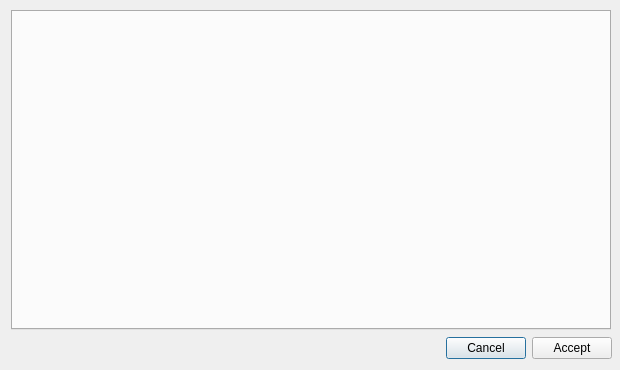
<?xml version="1.0" encoding="UTF-8"?>
<ui version="4.0">
 <class>ObjectsParamDialog</class>
 <widget class="QDialog" name="ObjectsParamDialog">
  <property name="geometry">
   <rect>
    <x>0</x>
    <y>0</y>
    <width>620</width>
    <height>370</height>
   </rect>
  </property>
  <property name="minimumSize">
   <size>
    <width>620</width>
    <height>370</height>
   </size>
  </property>
  <property name="maximumSize">
   <size>
    <width>620</width>
    <height>370</height>
   </size>
  </property>
  <property name="windowTitle">
   <string>Change current parametres:</string>
  </property>
  <widget class="QWidget" name="layoutWidget">
   <property name="geometry">
    <rect>
     <x>1</x>
     <y>-6</y>
     <width>621</width>
     <height>378</height>
    </rect>
   </property>
   <layout class="QVBoxLayout" name="verticalLayout">
    <property name="leftMargin">
     <number>10</number>
    </property>
    <property name="topMargin">
     <number>15</number>
    </property>
    <property name="rightMargin">
     <number>10</number>
    </property>
    <property name="bottomMargin">
     <number>10</number>
    </property>
    <item>
     <widget class="QTabWidget" name="objectsParamTabWidget">
      <property name="minimumSize">
       <size>
        <width>600</width>
        <height>320</height>
       </size>
      </property>
      <property name="maximumSize">
       <size>
        <width>600</width>
        <height>320</height>
       </size>
      </property>
     </widget>
    </item>
    <item>
     <layout class="QHBoxLayout" name="horizontalLayout">
      <item>
       <spacer name="horizontalSpacer">
        <property name="orientation">
         <enum>Qt::Horizontal</enum>
        </property>
        <property name="sizeHint" stdset="0">
         <size>
          <width>40</width>
          <height>20</height>
         </size>
        </property>
       </spacer>
      </item>
      <item>
       <widget class="QPushButton" name="cancelPushButton">
        <property name="text">
         <string>Cancel</string>
        </property>
       </widget>
      </item>
      <item>
       <widget class="QPushButton" name="acceptPushButton">
        <property name="enabled">
         <bool>true</bool>
        </property>
        <property name="text">
         <string>Accept</string>
        </property>
       </widget>
      </item>
     </layout>
    </item>
   </layout>
  </widget>
 </widget>
 <resources/>
 <connections>
  <connection>
   <sender>cancelPushButton</sender>
   <signal>clicked()</signal>
   <receiver>ObjectsParamDialog</receiver>
   <slot>close()</slot>
   <hints>
    <hint type="sourcelabel">
     <x>400</x>
     <y>326</y>
    </hint>
    <hint type="destinationlabel">
     <x>302</x>
     <y>327</y>
    </hint>
   </hints>
  </connection>
 </connections>
</ui>
